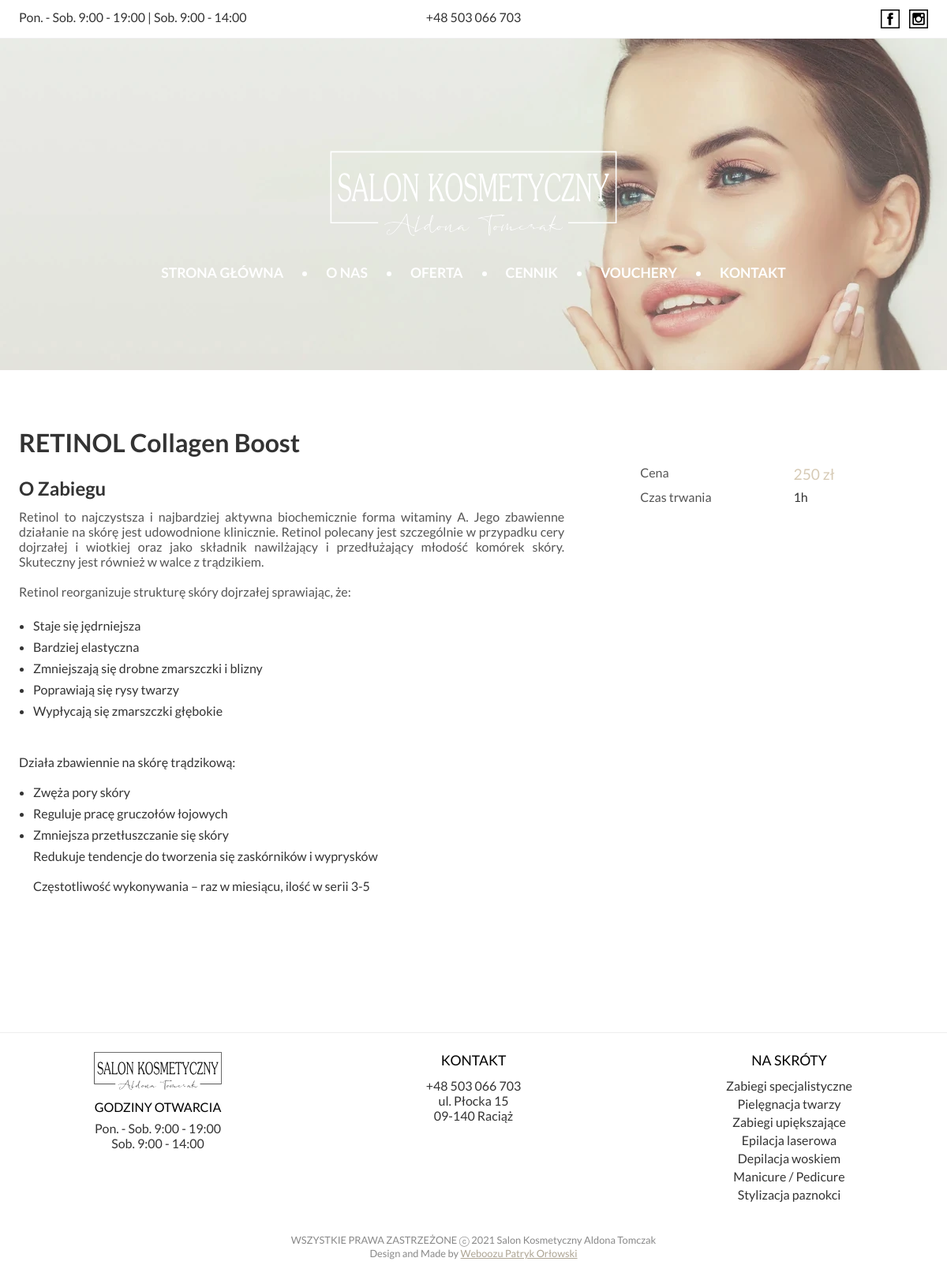
The app's page /zabiegi.php?slug=retinol_collagen_boost with its own data.
### tables this page shows
CREATE TABLE `treatments` (
  `id` int(11) NOT NULL,
  `name` text NOT NULL,
  `slug` varchar(125) NOT NULL,
  `label` text DEFAULT NULL,
  `description` text DEFAULT NULL,
  `image` varchar(125) DEFAULT NULL,
  `price` text NOT NULL,
  `duration` varchar(10) DEFAULT NULL,
  `category` varchar(125) NOT NULL
);

### zabiegi.php (the view, shortened to what this page needs)
<?php
    require_once('./php/connect_db.php');
?>
<!DOCTYPE html>
<html lang="en">
<head>
    <link rel="stylesheet" href="./assets/css/main-1.01.css">
</head>
<body>
    <?php
        include_once('./page-hd-navig.php');
    ?>
    <main>
        <div class="treatnent-wrapper wrapper-1200">
            <?php
                $gSlug = $_GET['slug'];
                $query = "SELECT * FROM treatments WHERE slug LIKE '$gSlug'" ;
                $result = $conn->query($query);
                if ($result->num_rows > 0) {
                    while($row = $result->fetch_assoc()) {
                        echo '<div class="content">';
                        echo '<h1>'.$row['name'].'</h1>';
                        echo '<h2>O Zabiegu</h2>';
                        echo '<p>';
                        echo $row['description'];
                        echo '</p>';
                        echo '</div>';
                        echo '<div class="quick-info">';
                        echo '<div class="table-wra">';
                        echo '<span class="title">Cena</span>';
                        echo '<span class="price">'.$row['price'].'</span>';
                        echo '<span class="title">Czas trwania</span>';
                        echo '<span>'.$row['duration'].'</span>';
                        echo '</div>';
                        echo '</div>';
                    }
                }
            ?>
        </div>
    </main>
    <?php
        include_once('./footer.php');
    ?>
    <div class="copy" style="font-size: 0.8rem;">
        WSZYSTKIE PRAWA ZASTRZEŻONE  ⓒ 2021 Salon Kosmetyczny Aldona Tomczak <br> Design and Made by <a href="https://weboozu.pl" style="color: #ada493;">Weboozu Patryk Orłowski</a>
    </div>
</body>
</html>

### assets/css/main-1.01.css (style rules this page uses)
* { -webkit-box-sizing: border-box; box-sizing: border-box; padding: 0; margin: 0; font-family: 'Lato', sans-serif; }
.wrapper-1200 { width: 100%; max-width: 1200px; margin: 0 auto; }
body { max-width: 1920px; margin: 0 auto; color: #333; -webkit-animation: .5s fadeIn; animation: .5s fadeIn; }
main { padding-bottom: 64px; }
main .contact-wrapper, main .about-us-wrapper, main .offer-wrapper, main .treatnent-wrapper { padding: 24px; margin-top: 48px; margin-bottom: 64px; }
main .contact-wrapper p, main .about-us-wrapper p, main .offer-wrapper p, main .treatnent-wrapper p { max-width: 1000px; display: block; margin: 0 auto; padding: 24px 0; text-align: justify; color: #555; }
main .treatnent-wrapper { display: -ms-grid; display: grid; -ms-grid-columns: 60% calc(40% - 96px); grid-template-columns: 60% calc(40% - 96px); grid-gap: 96px; }
main .treatnent-wrapper .content h1 { margin-bottom: 24px; }
main .treatnent-wrapper .content h2 { margin-bottom: 12px; padding: 0; }
main .treatnent-wrapper .content p { padding: 0; margin-bottom: 24px; }
main .treatnent-wrapper .content ul { padding-left: 18px; }
main .treatnent-wrapper .content ul li { padding-bottom: 8px; }
main .treatnent-wrapper .quick-info { margin-top: 48px; }
main .treatnent-wrapper .quick-info .table-wra { display: -ms-grid; display: grid; -ms-grid-columns: (1fr)[2]; grid-template-columns: repeat(2, 1fr); grid-gap: 8px 24px; }
main .treatnent-wrapper .quick-info .table-wra .title { color: #555; }
main .treatnent-wrapper .quick-info .table-wra .price { color: #D7CBB6; font-size: 1.2rem; }
.copy { font-size: .6rem; color: #888888; text-align: center; padding: 12px; }

### records on screen
treatments: name "RETINOL Collagen Boost", description "Retinol to najczystsza i najbardziej aktywna biochemicznie forma witaminy A. Jego zbawienne działanie na skórę jest udowodnione klinicznie. Retinol polecany jest szczególnie w przypadku cery dojrzałej i wiotkiej oraz jako składnik nawilżający i przedłużający młodość komórek skóry. Skuteczny jest również w walce z trądzikiem. Retinol reorganizuje strukturę skóry dojrzałej sprawiając, że: Staje się jędrniejsza Bardziej elastyczna Zmniejszają się drobne zmarszczki i blizny Poprawiają się rysy twarzy Wypłycają się zmarszczki głębokie Działa zbawiennie na skórę trądzikową: Zwęża pory skóry Reguluje pracę gruczołów łojowych Zmniejsza przetłuszczanie się skóry Redukuje tendencje do tworzenia się…", price "250 zł", duration "1h"
